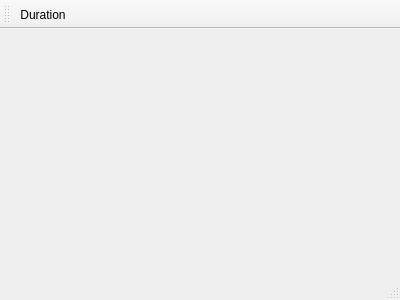
<?xml version="1.0" encoding="UTF-8"?>
<ui version="4.0">
 <class>MainWindow</class>
 <widget class="QMainWindow" name="MainWindow">
  <property name="geometry">
   <rect>
    <x>0</x>
    <y>0</y>
    <width>400</width>
    <height>300</height>
   </rect>
  </property>
  <property name="windowTitle">
   <string>QAnimatedGridLayout</string>
  </property>
  <widget class="QWidget" name="centralWidget"/>
  <widget class="QMenuBar" name="menuBar">
   <property name="geometry">
    <rect>
     <x>0</x>
     <y>0</y>
     <width>400</width>
     <height>25</height>
    </rect>
   </property>
  </widget>
  <widget class="QStatusBar" name="statusBar"/>
  <widget class="QToolBar" name="toolBar">
   <property name="windowTitle">
    <string>toolBar</string>
   </property>
   <attribute name="toolBarArea">
    <enum>TopToolBarArea</enum>
   </attribute>
   <attribute name="toolBarBreak">
    <bool>false</bool>
   </attribute>
   <addaction name="actionDuration"/>
  </widget>
  <action name="actionDuration">
   <property name="text">
    <string>Duration</string>
   </property>
  </action>
 </widget>
 <layoutdefault spacing="6" margin="11"/>
 <resources/>
 <connections/>
</ui>
